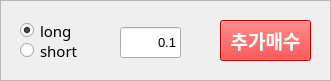
   <widget class="QFrame" name="frame">
    <property name="geometry">
     <rect>
      <x>650</x>
      <y>150</y>
      <width>331</width>
      <height>81</height>
     </rect>
    </property>
    <property name="frameShape">
     <enum>QFrame::StyledPanel</enum>
    </property>
    <property name="frameShadow">
     <enum>QFrame::Raised</enum>
    </property>
    <widget class="QPushButton" name="add_start_btn">
     <property name="geometry">
      <rect>
       <x>220</x>
       <y>20</y>
       <width>91</width>
       <height>41</height>
      </rect>
     </property>
     <property name="font">
      <font>
       <family>맑은 고딕</family>
       <pointsize>14</pointsize>
       <weight>75</weight>
       <bold>true</bold>
      </font>
     </property>
     <property name="styleSheet">
      <string notr="true">color:white;

background-color:red;
</string>
     </property>
     <property name="text">
      <string>추가매수</string>
     </property>
    </widget>
    <widget class="QLineEdit" name="add_amt">
     <property name="geometry">
      <rect>
       <x>120</x>
       <y>27</y>
       <width>61</width>
       <height>31</height>
      </rect>
     </property>
     <property name="font">
      <font>
       <pointsize>10</pointsize>
       <weight>50</weight>
       <bold>false</bold>
      </font>
     </property>
     <property name="text">
      <string>0.1</string>
     </property>
     <property name="alignment">
      <set>Qt::AlignRight|Qt::AlignTrailing|Qt::AlignVCenter</set>
     </property>
    </widget>
    <widget class="QRadioButton" name="radio_short_2">
     <property name="geometry">
      <rect>
       <x>20</x>
       <y>40</y>
       <width>70</width>
       <height>21</height>
      </rect>
     </property>
     <property name="font">
      <font>
       <family>맑은 고딕</family>
       <pointsize>11</pointsize>
      </font>
     </property>
     <property name="text">
      <string>short</string>
     </property>
    </widget>
    <widget class="QRadioButton" name="radio_long_2">
     <property name="geometry">
      <rect>
       <x>20</x>
       <y>20</y>
       <width>70</width>
       <height>21</height>
      </rect>
     </property>
     <property name="font">
      <font>
       <family>맑은 고딕</family>
       <pointsize>11</pointsize>
      </font>
     </property>
     <property name="text">
      <string>long</string>
     </property>
     <property name="checked">
      <bool>true</bool>
     </property>
    </widget>
   </widget>
